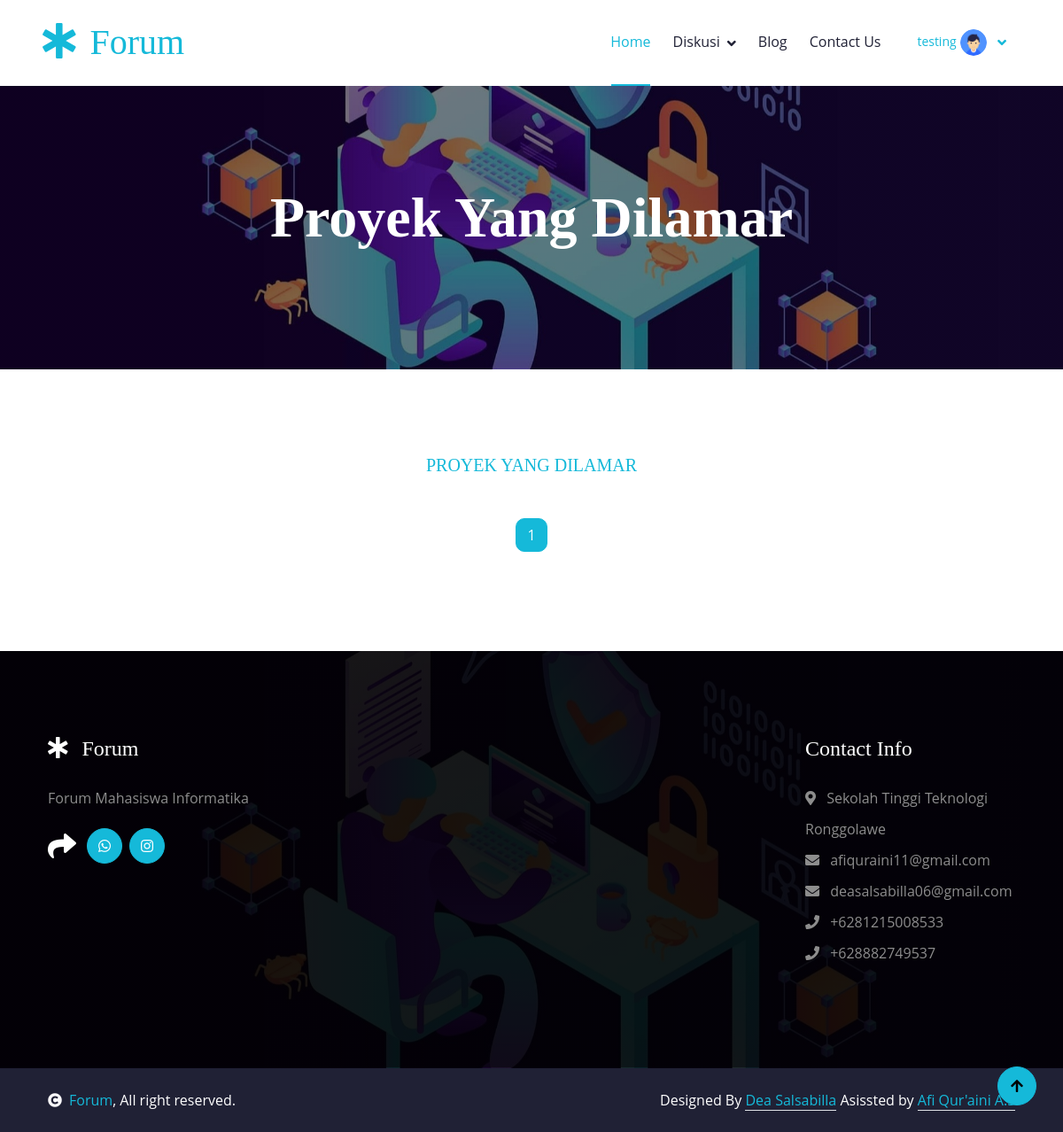
The app's page /myprojects/proyek-dilamar/ (signed in), older data.
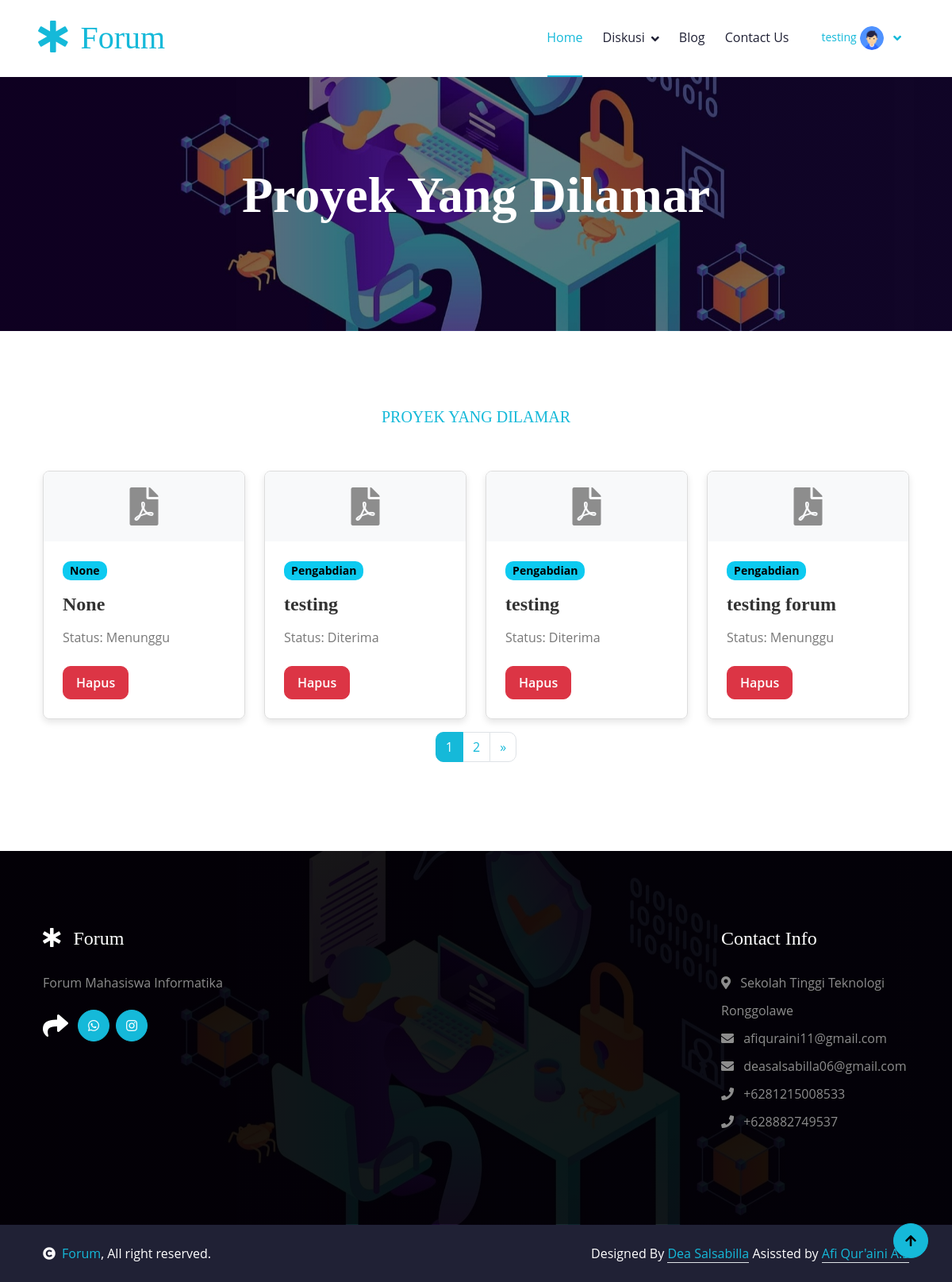
The same page, newer data.
### forum/models.py (models this page shows, shortened)
class LamarProyek(models.Model):
    STATUS_CHOICES = [
        ('menunggu', 'Menunggu'),
        ('direview', 'Direview'),
        ('diterima', 'Diterima'),
    ]
    KATEGORI_CHOICES = [
        ('lomba', 'Lomba'),
        ('pengabdian', 'Pengabdian'),
        ('individu', 'Individu'),
    ]
    nama = models.CharField(max_length=100)
    jurusan = models.CharField(max_length=100)
    cv = models.FileField(upload_to='cv/', validators=[validate_file_extension])
    kategori = models.CharField(max_length=10, choices=KATEGORI_CHOICES, null=True, blank=True)
    nama_proyek = models.ForeignKey(Proyek, on_delete=models.CASCADE, null=True, blank=True)
    status = models.CharField(max_length=10, choices=STATUS_CHOICES, default='menunggu')
    user = models.ForeignKey(User, on_delete=models.CASCADE, null=True, blank=True)
    class Meta:
        verbose_name_plural = "LamarProyek"

class Proyek(models.Model):
    KATEGORI_CHOICES = [
        ('lomba', 'Lomba'),
        ('pengabdian', 'Pengabdian'),
        ('individu', 'Individu'),
    ]
    STATUS_CHOICES = [
        ('diterima', 'Diterima'),
        ('direview', 'Direview'),
        ('ditolak', 'Ditolak'),
    ]
    id = models.AutoField(primary_key=True)
    user = models.ForeignKey(User, on_delete=models.CASCADE, null=True, blank=True)
    sampul = models.ImageField(upload_to='sampul_proyek/')
    judul = models.CharField(max_length=255)
    deskripsi = models.TextField()
    syarat = models.TextField()
    kategori_proyek = models.CharField(max_length=10, choices=KATEGORI_CHOICES)
    status = models.CharField(max_length=10, choices=STATUS_CHOICES)
    created_at = models.DateTimeField(default=timezone.now)
    def __str__(self):
        return self.judul
    class Meta:
        verbose_name_plural = "Proyek"

### forum/views.py (the view)
# urls.py: path('myprojects/proyek-dilamar/', views.proyek_dilamar, name='proyek-dilamar'),
@login_required
def proyek_dilamar(request):
    user = request.user
    proyek_dilamar_list = LamarProyek.objects.filter(user=user)
    paginator = Paginator(proyek_dilamar_list, 4)  # Batasi 4 card per halaman
    page_number = request.GET.get('page')
    page_obj = paginator.get_page(page_number)
    return render(request, 'proyek-dilamar.html', {'page_obj': page_obj})

### forum/templates/proyek-dilamar.html (shortened to what this page needs)
<!DOCTYPE html>
<html lang="en">
  <head>
    <link rel="stylesheet" href="https://use.fontawesome.com/releases/v5.15.4/css/all.css" />
    <link href="https://cdn.jsdelivr.net/npm/bootstrap-icons@1.4.1/font/bootstrap-icons.css" rel="stylesheet" />
    {% load static %}
    <link href="{% static 'lib/owlcarousel/assets/owl.carousel.min.css' %}" rel="stylesheet" />
    <link href="{% static 'lib/lightbox/css/lightbox.min.css' %}" rel="stylesheet" />
    <link href="https://cdn.jsdelivr.net/npm/bootstrap@5.3.3/dist/css/bootstrap.min.css" rel="stylesheet" />
    <link href="{% static 'css/bootstrap.min.css' %}" rel="stylesheet" />
    <link href="{% static 'css/styles.css' %}" rel="stylesheet" />
  </head>
  <body>
    {% include 'partials/navbar.html' %}
    <div class="container-fluid bg-breadcrumb">
      <div class="container text-center py-5" style="max-width: 900px;">
        <h3 class="text-white display-3 mb-4">Proyek Yang Dilamar</h3>
      </div>
    </div>
    <div class="container-fluid causes py-5">
      <div class="container py-5">
          <div class="text-center mx-auto pb-5" style="max-width: 800px;">
              <h5 class="text-uppercase text-primary">Proyek Yang Dilamar</h5>
          </div>
          <div class="row g-4">
              {% for proyek in page_obj %}
                  <div class="col-lg-6 col-xl-3">
                      <div class="causes-item">
                          <div class="causes-img">
                              <i class="fas fa-file-pdf fa-3x"></i>
                          </div>
                          <div class="causes-content p-4">
                              <span class="mb-3 badge text-bg-info">{{ proyek.get_kategori_display }}</span>
                              <h4 class="mb-3">{{ proyek.nama_proyek }}</h4>
                              <p class="mb-4">Status: {{ proyek.get_status_display }}</p>
                              <a class="btn-hover-bg btn btn-danger text-white py-2 px-3" href="{% url 'delete_lamar_proyek' proyek.pk %}">Hapus</a>
                          </div>
                      </div>
                  </div>
              {% endfor %}
          </div>
          <nav aria-label="Page navigation example">
              <ul class="pagination justify-content-center mt-3">
                  {% for num in page_obj.paginator.page_range %}
                      <li class="page-item {% if page_obj.number == num %}active{% endif %}">
                          <a class="page-link" href="?page={{ num }}">{{ num }}</a>
                      </li>
                  {% endfor %}
                  {% if page_obj.has_next %}
                      <li class="page-item">
                          <a class="page-link" href="?page={{ page_obj.next_page_number }}" aria-label="Next"><span aria-hidden="true">&raquo;</span></a>
                      </li>
                  {% endif %}
              </ul>
          </nav>
      </div>
  </div>
    {% include 'partials/footer.html' %}
    <a href="#" class="btn btn-primary btn-primary-outline-0 btn-md-square back-to-top"><i class="fa fa-arrow-up"></i></a>
  </body>
</html>

Row changes from the older to the newer data that the page shows:
now on this page (row edited): LamarProyek: kategori "None", nama_proyek "None", status "Menunggu"
now on this page (row edited): LamarProyek: kategori "Pengabdian", nama_proyek "testing", status "Diterima"
added LamarProyek: kategori "Pengabdian", nama_proyek "testing", status "Diterima"
added LamarProyek: kategori "Pengabdian", nama_proyek "testing forum", status "Menunggu"
Text that changed along with them:
new list line: "2"
